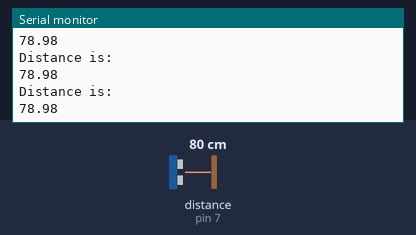
Recording of a sketch running on a simulated Arduino Uno, built with avr-gcc and run on an emulated ATmega328P. On the bench: the last lines printed to the serial monitor. Wiring (inferred from the names in the program): ultrasonic range finder: trigger pin 6; echo pin 7. Inputs (shaded band) come from the test bench; at power-on: distance to the obstacle (sensor on pin 7) 80 cm. The echo pulse lasts 58.3 µs per cm.

Above: at 1.3 s.
1.4 s: distance to the obstacle (sensor on pin 7) set to 2 cm
At 1.83 s:
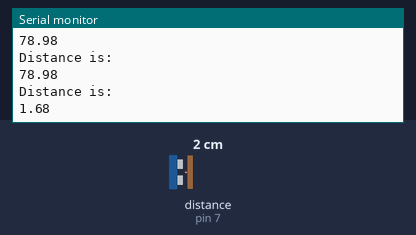
2.9 s: distance to the obstacle (sensor on pin 7) set to 4 cm
At 3.33 s:
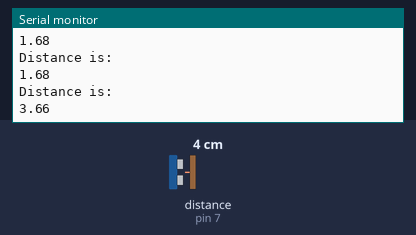
Timing chart, 0 to 5.9 s (numbered marks = the images above; inputs shaded):
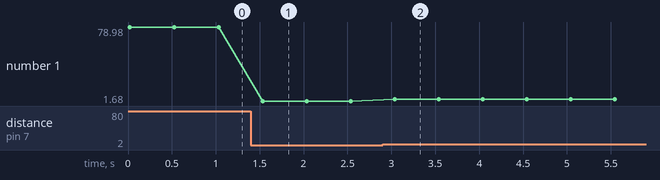

The sketch:

Ultrasonic_sensor.ino
```cpp
const int trig = 6;
const int echo =7;
float duration, distance;

void setup()
{
  pinMode(trig, OUTPUT);
  pinMode(echo, INPUT);
  Serial.begin(9600);
}

void loop()
{
  digitalWrite(trig, LOW);
  delayMicroseconds(5);
  digitalWrite(trig, HIGH);
  delayMicroseconds(5);
  digitalWrite(trig, LOW);

  duration = pulseIn(echo, HIGH);

  distance = (0.034*duration)/2;

  Serial.println("Distance is: ");
  Serial.println(distance);

  delay(500);


}
```

Measured:
- after the input at 1.4 s, the serial monitor: prints a new line after 0.13 s (image 1)
- after the input at 2.9 s, the serial monitor: prints a new line after 0.14 s (image 2)
- plotted number 1: 78.98 → 1.68 after the input at 1.4 s, 1.68 → 3.66 after the input at 2.9 s
